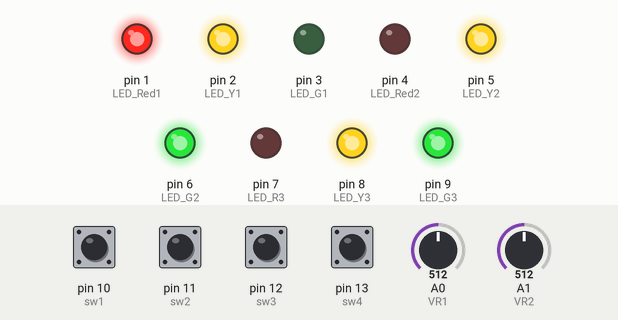
The sketch below on a simulated Arduino Uno, built with avr-gcc and run on an emulated ATmega328P. Shown: output pins drawn as LEDs (lit = HIGH). The inputs (shaded band) are chosen by the test bench; at power-on: pin 10 (sw1), pin 11 (sw2), pin 12 (sw3), pin 13 (sw4) HIGH, A0 (VR1) = 512, A1 (VR2) = 512.

Above: at 1.2 s.
1.3 s: A0 (VR1) set to 504
At 2.5 s:
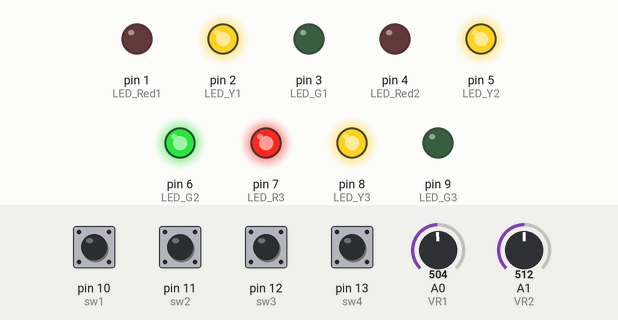
2.8 s: pin 10 (sw1) pulled LOW for 0.15 s
At 4.3 s:
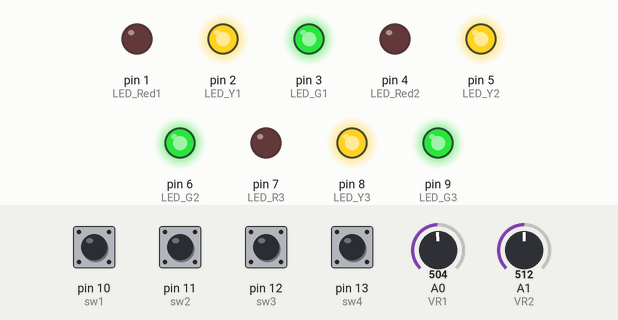
4.8 s: pin 12 (sw3) pulled LOW for 0.15 s
At 5.8 s:
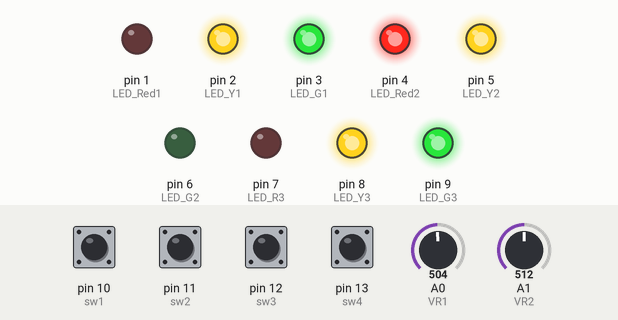
6.8 s: pin 13 (sw4) pulled LOW for 0.15 s
At 8.5 s:
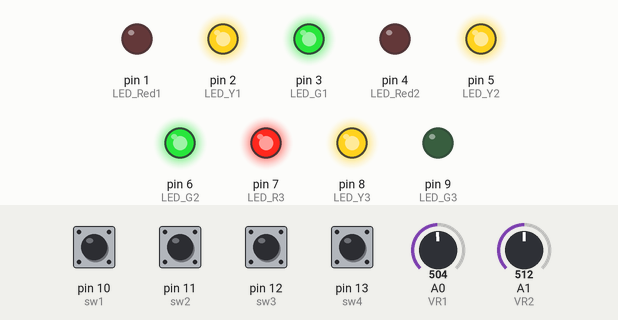
8.8 s: pin 11 (sw2) pulled LOW for 1 s
At 10.4 s:
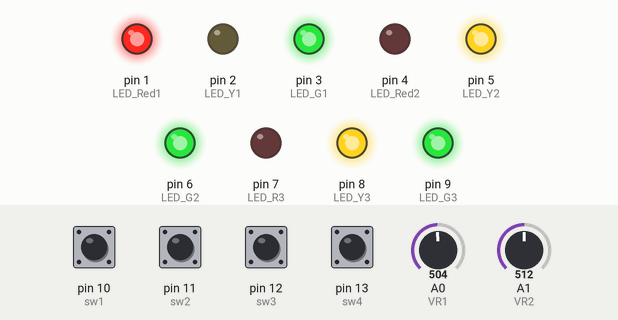
11.3 s: pin 11 (sw2) pulled LOW for 0.15 s
At 13.1 s:
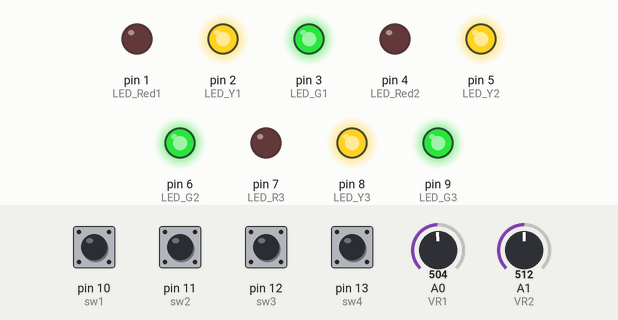
Timing chart, 0 to 14.3 s (numbered marks = the images above; inputs shaded):
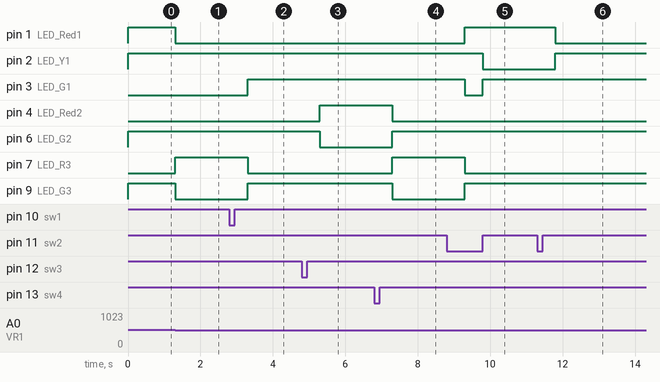

Measured:
- the behaviour switches between 512 and 511 on A0 (VR1) (found by bisection; images 0 and 1)
- after the input at 1.3 s, pin 1 (LED_Red1), pin 9 (LED_G3): HIGH → LOW at once; pin 7 (LED_R3): LOW → HIGH at once
- after the input at 2.8 s, pin 3 (LED_G1), pin 9 (LED_G3): LOW → HIGH after 0.50 s; pin 7 (LED_R3): HIGH → LOW after 0.50 s
- after the input at 4.8 s, pin 4 (LED_Red2): LOW → HIGH after 0.50 s; pin 6 (LED_G2): HIGH → LOW after 0.50 s
- after the input at 6.8 s, pin 4 (LED_Red2), pin 9 (LED_G3): HIGH → LOW after 0.50 s; pin 6 (LED_G2), pin 7 (LED_R3): LOW → HIGH after 0.50 s
- after the input at 8.8 s, pin 1 (LED_Red1), pin 9 (LED_G3): LOW → HIGH after 0.50 s; pin 2 (LED_Y1): HIGH → LOW after 1.0 s; pin 3 (LED_G1): HIGH → LOW after 0.50 s, → HIGH 0.50 s later; pin 7 (LED_R3): HIGH → LOW after 0.50 s
- after the input at 11.3 s, pin 1 (LED_Red1): HIGH → LOW after 0.50 s; pin 2 (LED_Y1): LOW → HIGH after 0.50 s

The sketch:

Lab_7_record_TEST_7.3_Traffier_Light_Modal_Arduino.ino
```cpp
int sw1 =10; //รับค่าสวิตซ์sw1 เป็นสวิตช์ใช้กดเพื่อเปลี่ยนโหมดเป็นAutoหรือManual
int sw2 =11; //รับค่าสวิตซ์sw2 เป็นสวิตช์ใช้กดเพื่อเลือกสถานะของสีไปจราจร
int sw3 = 12;
int sw4 = 13;
int inputsw1 = 1; //ตัวแปรเก็บค่าสวิตซ์sw1
int inputsw2 = 1; //ตัวแปรเก็บค่าสวิตซ์sw2
int inputsw3 = 1;
int inputsw4 = 1;
int LED_Red1 =1; //ออกขา1สีแดง
int LED_Y1 =2; // ออกขา2สีเหลือง
int LED_G1 =3; //ออกขา3สีเขียว
int LED_Red2 =4; //ออกขา4สีแดง
int LED_Y2 =5; // ออกขา5สีเหลือง
int LED_G2 =6; //ออกขา6สีเขียว
int LED_R3 =7; //ออกขา7สีแดง
int LED_Y3 =8; // ออกขา8สีเหลือง
int LED_G3 =9; //ออกขา9สีเขียว
int Atnumber =1; //ตัวเก็บลำดับการแสดงผลไฟLED
unsigned long previousMillis = 0; //เป็นฟังก์ชั่นที่เก็บประเภทของตัวเเปร
int VR1 = A0;
int VR2 = A1;
int VR3 = A2;


void LEDAUTO(); //เป็นฟังชันที่สร้างขึ้นให้เป็นไฟจราจรแบบอัตโนมัติ
void LEDMANUAL(); //เป็นฟังชันที่สร้างขึ้นให้เป็นไฟจราจรแบบแมนนวล
//void Lend();
void del_led();
void setup() {
 pinMode(sw1,INPUT);
 pinMode(sw2,INPUT);
 pinMode(sw3,INPUT);
 pinMode(sw4,INPUT);
 pinMode(LED_Red1,OUTPUT);
 pinMode(LED_Y1,OUTPUT);
 pinMode(LED_G1,OUTPUT);
 pinMode(LED_Red2,OUTPUT);
 pinMode(LED_Y2,OUTPUT);                 //เป็นการส่งสัญญาณขาออก
 pinMode(LED_G2,OUTPUT);
 pinMode(LED_R3,OUTPUT);
 pinMode(LED_Y3,OUTPUT);
 pinMode(LED_G3,OUTPUT);
digitalWrite(LED_Red1,HIGH);
digitalWrite(LED_Y1,HIGH);
digitalWrite(LED_G1,HIGH);                 //เป็นการเขียนสัญญาณให้LEDทุกดวงไม่ทำงาน
digitalWrite(LED_Red2,HIGH);
digitalWrite(LED_Y2,HIGH);
digitalWrite(LED_G2,HIGH);
digitalWrite(LED_R3,HIGH);
digitalWrite(LED_Y3,HIGH);
digitalWrite(LED_G3,HIGH);
}
void loop() {
 if(digitalRead(sw1)==0){
 inputsw1++;
 delay(500);
 del_led(); //ปิดLEDทั้งหมด
 }
 if(digitalRead(sw3)==0){
  inputsw2=1;
  inputsw4=1;
 inputsw3++;
 delay(500);
 del_led(); //ปิดLEDทั้งหมด
 }
if(digitalRead(sw2)==0){
  inputsw3=1;
  inputsw4=1;
 inputsw2++;
 delay(500);
 del_led(); //ปิดLEDทั้งหมด
 }
 if(digitalRead(sw4)==0){
  inputsw2=1;
  inputsw3=1;
 inputsw4++;
 delay(500);
 del_led(); //ปิดLEDทั้งหมด
 }


 //เช็คสวิตซ์//
 if(inputsw1==1){ //ถ้ากดสวิตซ์1ครั้งให้เข้าฟังก์ชันLEDAUTO();
 LEDAUTO();
 }
 if(inputsw1==2){
  LEDMANUAL();  //ถ้ากดอีกครั้งโปรแกรมจะเข้าฟังก์ชันLEDMANUAL();ถือว่าเป็นการกดLEDMANUAL();

 }

//เช็คสวิตซ์ป้องกันการกดสวิตซ์เกิน//
if(inputsw1==3){ //ถ้ากดสวิตซ์ตัวที่หนึ่งสามครั้งจะทำการวนกลับไปเป็นฟังก์ชัน
LEDAUTO();
 inputsw1=1;
 }
if(inputsw2==4){ //เป็นการกดสวิตซ์ตัวที่สองแบบMANUALและถ้ากดเกินเป็น7ครั้งจะทำการ
 inputsw2=1;

 }
//เช็คค่าเกินกว่าที่ระบุ//
if(inputsw3==4){
  inputsw3=1;
  }

  if(inputsw4==4){
  inputsw4=1;
  }
}
void LEDAUTO() {
 unsigned long currentMillis = millis();
 switch(Atnumber){


 case 1:
 digitalWrite(LED_G1, LOW); //เป็นการเขียนให้สัญญาณไฟLEDสีเขียวแยกที่1ทำงาน
 digitalWrite(LED_Red1, HIGH); //เป็นการเขียนให้สัญญาณไฟLEDสีแดงแยกที่1ไม่ทำงาน
digitalWrite(LED_Red2, LOW); //เป็นการเขียนให้สัญญาณไฟLEDสีแดงแยกที่2ทำงาน
 digitalWrite(LED_R3, LOW); //เป็นการเขียนให้สัญญาณไฟLEDสีแดงแยกที่3ทำงาน
 digitalWrite(LED_Y3, HIGH); //เป็นการเขียนให้สัญญาณไฟLEDสีเหลืองแยกที่3ไม่ทำงาน
 break;
 case 2:
digitalWrite(LED_G1, HIGH); //เป็นการเขียนให้สัญญาณไฟLEDสีเขียวแยกที่1ไม่ทำงาน
 digitalWrite(LED_Y1, LOW); //เป็นการเขียนให้สัญญาณไฟLEDสีเหลืองแยกที่1ทำงาน
 digitalWrite(LED_R3, LOW); //เป็นการเขียนให้สัญญาณไฟLEDสีแดงแยกที่3ทำงาน
 digitalWrite(LED_Red2, LOW); //เป็นการเขียนให้สัญญาณไฟLEDสีแดงแยกที่2ทำงาน
 break;
 case 3:
 digitalWrite(LED_Y1, HIGH); //เป็นการเขียนให้สัญญาณไฟLEDสีเหลืองแยกที่1ไม่ทำงาน
 digitalWrite(LED_Red1,LOW); //เป็นการเขียนให้สัญญาณไฟLEDสีแดงแยกที่1ทำงาน
 digitalWrite(LED_Red2, HIGH); //เป็นการเขียนให้สัญญาณไฟLEDสีแดงแยกที่2ไม่ทำงาน
 digitalWrite(LED_G2,LOW); //เป็นการเขียนให้สัญญาณไฟLEDสีเขียวแยกที่2ทำงาน
 digitalWrite(LED_R3,LOW); //เป็นการเขียนให้สัญญาณไฟLEDสีแดงแยกที่3ทำงาน
 break;
 case 4:
 digitalWrite(LED_Red1, LOW); //เป็นการเขียนให้สัญญาณไฟLEDสีแดงแยกที่1ทำงาน
 digitalWrite(LED_G2, HIGH); //เป็นการเขียนให้สัญญาณไฟLEDสีเหลืองแยกที่2ไม่ทำงาน
 digitalWrite(LED_Y2, LOW); //เป็นการเขียนให้สัญญาณไฟLEDสีเขียวแยกที่2ทำงาน
 digitalWrite(LED_R3, LOW); //เป็นการเขียนให้สัญญาณไฟLEDสีแดงแยกที่3ทำงาน
break;
 case 5:
 digitalWrite(LED_Red1, LOW); //เป็นการเขียนให้สัญญาณไฟLEDสีแดงแยกที่1ทำงาน
 digitalWrite(LED_Y2, HIGH); //เป็นการเขียนให้สัญญาณไฟLEDสีเหลืองแยกที่2ไม่ทำงาน
 digitalWrite(LED_Red2, LOW); //เป็นการเขียนให้สัญญาณไฟLEDสีแดงแยกที่2ทำงาน
 digitalWrite(LED_R3, HIGH); //เป็นการเขียนให้สัญญาณไฟLEDสีแดงแยกที่3ไม่ทำงาน
 digitalWrite(LED_G3, LOW); //เป็นการเขียนให้สัญญาณไฟLEDสีเขียวแยกที่3ทำงาน
break;
 case 6:
 digitalWrite(LED_Y2, HIGH); //เป็นการเขียนให้สัญญาณไฟLEDสีเหลืองแยกที่1ไม่ทำงาน
 digitalWrite(LED_Red1, LOW); //เป็นการเขียนให้สัญญาณไฟLEDสีเขียวแยกที่1ทำงาน
 digitalWrite(LED_Red2, LOW); //เป็นการเขียนให้สัญญาณไฟLEDสีเขียวแยกที่1ทำงาน
 digitalWrite(LED_G3, HIGH); //เป็นการเขียนให้สัญญาณไฟLEDสีเขียวแยกที่1ไม่ทำงาน
 digitalWrite(LED_Y3, LOW); //เป็นการเขียนให้สัญญาณไฟLEDสีเขียวแยกที่1ทำงาน
 break;
 }

  if (currentMillis - previousMillis >= 30000||analogRead(VR1)>=512) { //currentMillisคือเวลาของบอร์ดArduino,previousMillisคือค่าเริ่มต้น
    previousMillis = currentMillis;
    Atnumber = 1;      //ติด 30000
  }
  else if (currentMillis - previousMillis >= 25000) {
    Atnumber = 6;
  }
  else if (currentMillis - previousMillis >= 20000||analogRead(VR2)>=512) {
    Atnumber = 5;      //ติด 20000
  }
  else if (currentMillis - previousMillis >= 17000) {
    Atnumber = 4;
  }
  else if (currentMillis - previousMillis >= 15000||analogRead(VR3)>=512) {
    Atnumber = 3;      //ติด 15000
  }
  else if (currentMillis - previousMillis >= 10000) {
    Atnumber = 2;
  }

 }
 void LEDMANUAL() { //ฟังชันการทำงานแบบ MANUAL
 switch(inputsw2){
 case 1:if(inputsw2==1&&inputsw3==1&&inputsw4==1){
 digitalWrite(LED_Red1,LOW); //เป็นการเขียนให้สัญญาณไฟLEDสีเขียวแถวที่1ทำงาน
 digitalWrite(LED_Red2,LOW); //เป็นการเขียนให้สัญญาณไฟLEDสีแดงแถวที่2ทำงาน
 digitalWrite(LED_R3,LOW); //เป็นการเขียนให้สัญญาณไฟLEDสีแดงแถวที่3ทำงาน
}
 break;
 case 2:
 digitalWrite(LED_G1,LOW); //เป็นการเขียนให้สัญญาณไฟLEDสีเหลืองแถวที่1ทำงาน
 digitalWrite(LED_Red2,LOW); //เป็นการเขียนให้สัญญาณไฟLEDสีแดงแถวที่2ทำงาน
 digitalWrite(LED_R3,LOW); //เป็นการเขียนให้สัญญาณไฟLEDสีแดงแถวที่3ทำงาน

 break;
 case 3:
 digitalWrite(LED_Y1,LOW); //เป็นการเขียนให้สัญญาณไฟLEDสีแดงแถวที่1ทำงาน
 digitalWrite(LED_Red2,LOW); //เป็นการเขียนให้สัญญาณไฟLEDสีเขียวแถวที่2ทำงาน
 digitalWrite(LED_R3,LOW); //เป็นการเขียนให้สัญญาณไฟLEDสีแดงแถวที่3ทำงาน
 break;
 }

 switch(inputsw3){
 case 1:if(inputsw2==1&&inputsw3==1&&inputsw4==1){
 digitalWrite(LED_Red1,LOW); //เป็นการเขียนให้สัญญาณไฟLEDสีเขียวแถวที่1ทำงาน
 digitalWrite(LED_Red2,LOW); //เป็นการเขียนให้สัญญาณไฟLEDสีแดงแถวที่2ทำงาน
 digitalWrite(LED_R3,LOW); //เป็นการเขียนให้สัญญาณไฟLEDสีแดงแถวที่3ทำงาน
 }
 break;
 case 2:
 digitalWrite(LED_Red1,LOW); //เป็นการเขียนให้สัญญาณไฟLEDสีเหลืองแถวที่1ทำงาน
 digitalWrite(LED_G2,LOW); //เป็นการเขียนให้สัญญาณไฟLEDสีแดงแถวที่2ทำงาน
 digitalWrite(LED_R3,LOW); //เป็นการเขียนให้สัญญาณไฟLEDสีแดงแถวที่3ทำงาน
 break;
 case 3:
 digitalWrite(LED_Red1,LOW); //เป็นการเขียนให้สัญญาณไฟLEDสีแดงแถวที่1ทำงาน
 digitalWrite(LED_Y2,LOW); //เป็นการเขียนให้สัญญาณไฟLEDสีเขียวแถวที่2ทำงาน
 digitalWrite(LED_R3,LOW); //เป็นการเขียนให้สัญญาณไฟLEDสีแดงแถวที่3ทำงาน
 break;
 }

 switch(inputsw4){
 case 1:if(inputsw2==1&&inputsw3==1&&inputsw4==1){
 digitalWrite(LED_Red1,LOW); //เป็นการเขียนให้สัญญาณไฟLEDสีเขียวแถวที่1ทำงาน
 digitalWrite(LED_Red2,LOW); //เป็นการเขียนให้สัญญาณไฟLEDสีแดงแถวที่2ทำงาน
 digitalWrite(LED_R3,LOW); //เป็นการเขียนให้สัญญาณไฟLEDสีแดงแถวที่3ทำงาน

 }break;
 case 2:
 digitalWrite(LED_Red1,LOW); //เป็นการเขียนให้สัญญาณไฟLEDสีเหลืองแถวที่1ทำงาน
 digitalWrite(LED_G3,LOW); //เป็นการเขียนให้สัญญาณไฟLEDสีแดงแถวที่2ทำงาน
 digitalWrite(LED_Red2,LOW); //เป็นการเขียนให้สัญญาณไฟLEDสีแดงแถวที่3ทำงาน

 break;
 case 3:
 digitalWrite(LED_Red1,LOW); //เป็นการเขียนให้สัญญาณไฟLEDสีแดงแถวที่1ทำงาน
 digitalWrite(LED_Y3,LOW); //เป็นการเขียนให้สัญญาณไฟLEDสีเขียวแถวที่2ทำงาน
 digitalWrite(LED_Red2,LOW); //เป็นการเขียนให้สัญญาณไฟLEDสีแดงแถวที่3ทำงาน
 break;
 }
 }

void del_led(){
digitalWrite(LED_Red1,HIGH);
digitalWrite(LED_Y1,HIGH);
digitalWrite(LED_G1,HIGH);
digitalWrite(LED_Red2,HIGH);
digitalWrite(LED_Y2,HIGH);              //เป็นการเขียนสัญญาณให้LEDทุกดวงไม่ทำงาน
digitalWrite(LED_G2,HIGH);
digitalWrite(LED_R3,HIGH);
digitalWrite(LED_Y3,HIGH);
digitalWrite(LED_G3,HIGH);
}
```
